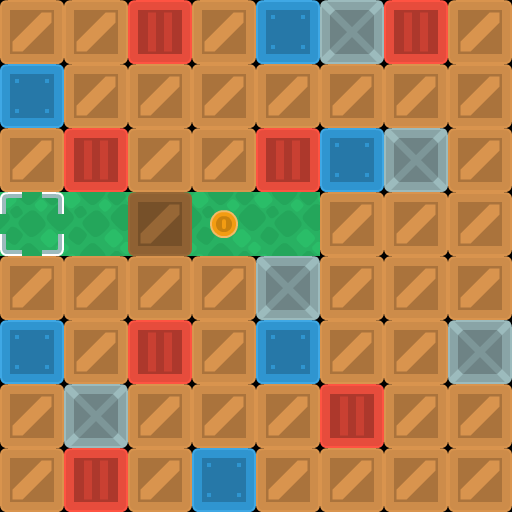

A level layout from a 2D game, rendered from its tile map. Below: a short description, then the map file with its tile-grid data intact:
An orthogonal 8x8 tile map with 64x64 px tiles, 4 tile layers (background, walls, objects, boxes).

<map version="1.10" tiledversion="1.11.2" orientation="orthogonal" renderorder="right-down" width="8" height="8" tilewidth="64" tileheight="64" infinite="0" nextlayerid="6" nextobjectid="1">
 <properties>
  <property name="character_bottom" value="[[0, 5], [1, 5], [2, 5]]" />
  <property name="character_left" value="[[3, 7], [4, 7], [5, 7]]" />
  <property name="character_right" value="[[0, 7], [1, 7], [2, 7]]" />
  <property name="character_top" value="[[3, 5], [4, 5], [5, 5]]" />
 </properties>
 <tileset firstgid="1" source="sokoban_tilesheet.tsx" />
 <layer id="4" name="background" width="8" height="8">
  <data encoding="csv">
0,0,0,0,0,0,0,0,
0,0,0,0,0,0,0,0,
0,0,0,0,0,0,0,0,
89,89,89,89,89,0,0,0,
0,0,0,0,0,0,0,0,
0,0,0,0,0,0,0,0,
0,0,0,0,0,0,0,0,
0,0,0,0,0,0,0,0
  </data>
 </layer>
 <layer id="1" name="walls" width="8" height="8">
  <data encoding="csv">
2,2,3,2,4,6,3,2,
4,2,2,2,2,2,2,2,
2,3,2,2,3,4,6,2,
0,0,0,0,0,2,2,2,
2,2,2,2,6,2,2,2,
4,2,3,2,4,2,2,6,
2,6,2,2,2,3,2,2,
2,3,2,4,2,2,2,2
  </data>
 </layer>
 <layer id="3" name="objects" width="8" height="8">
  <data encoding="csv">
0,0,0,0,0,0,0,0,
0,0,0,0,0,0,0,0,
0,0,0,0,0,0,0,0,
40,0,0,75,0,0,0,0,
0,0,0,0,0,0,0,0,
0,0,0,0,0,0,0,0,
0,0,0,0,0,0,0,0,
0,0,0,0,0,0,0,0
  </data>
 </layer>
 <layer id="5" name="boxes" width="8" height="8">
  <data encoding="csv">
0,0,0,0,0,0,0,0,
0,0,0,0,0,0,0,0,
0,0,0,0,0,0,0,0,
0,0,15,0,0,0,0,0,
0,0,0,0,0,0,0,0,
0,0,0,0,0,0,0,0,
0,0,0,0,0,0,0,0,
0,0,0,0,0,0,0,0
  </data>
 </layer>
</map>
